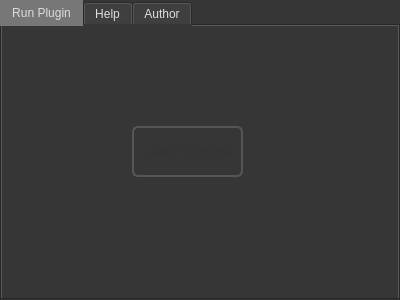
<?xml version="1.0" encoding="UTF-8"?>
<ui version="4.0">
 <class>TabWidget</class>
 <widget class="QTabWidget" name="TabWidget">
  <property name="geometry">
   <rect>
    <x>0</x>
    <y>0</y>
    <width>400</width>
    <height>300</height>
   </rect>
  </property>
  <property name="windowTitle">
   <string>Diaphora BinDiffing Tool</string>
  </property>
  <property name="styleSheet">
   <string notr="true">QWidget { 
	background-color: #363636;
	color: #ddd;
}

QCheckBox {
	background-color: rgba(0, 0, 0, 0);
}

QTextEdit {
	background-color: #2d2d2d;
	border: 1px solid #363636;
}

QMenuBar, QMenuBar::item {
	background-color: #444444;
	color: #ddd;
}

QLineEdit {
	border: 1px solid #474747;
	min-height: 20px;
}

QLineEdit:hover, QLineEdit:focus {
	border: 1px solid #00aaaa;	
}

QTabBar::tab {
	background-color: qlineargradient(x1: 0, y1: 0, x2: 0, y2: 1,
                                      stop: 0 #555555, stop: 1 #444444);
}

QTabBar::tab:selected {
	background-color: #777777;
}

QTreeView::item {
	font-size: 8px;
}

QHeaderView::section {
	background-color: #444;
	border-left: 3px solid #666;

}

QTableView {
	border: 1px solid #474747;
}

QTableView {
	background-color: #2d2d2d;
}

IDAView, hexview_t, CustomIDAMemo {
	font-family: &quot;Consolas&quot;;
	font-size: 9pt;
	border: none;
}

QScrollBar {
	background-color: #363636;
	width: 20px;
	margin: 0 0 0 0;
}

QScrollBar::sub-line, QScrollBar::add-line {
	background: none;
}

/*
QScrollBar:horizontal {
	padding: 0 20px 0 20px;
}

QScrollBar:vertical {
	padding: 20px 0 20px 0;
}

QScrollBar::add-line:vertical {
	image: url(%down-arrow.png%);
    subcontrol-position: bottom;
    subcontrol-origin: margin;
    height: 20px;
}

QScrollBar::sub-line:vertical {
    subcontrol-position: top;
    subcontrol-origin: margin;
    height: 20px;
}

QScrollBar::add-line:horizontal {
    subcontrol-position: right;
    subcontrol-origin: margin;
    width: 20px;
}

QScrollBar::sub-line:horizontal {
    subcontrol-position: left;
    subcontrol-origin: margin;
    width: 20px;
}*/

QScrollBar::add-page, QScrollBar::sub-page {
	background: none;
}

QScrollBar::handle:vertical {
	min-height: 20px;
}

QScrollBar::handle:horizontal {
	min-width: 20px;
}

QScrollBar::handle {
	background-color: #585858;
	margin: 3px;
	border-radius: 7px;
}

QToolBar {
	border: none;
}

QPushButton {
	border: 1px solid #077;
	text-align: center;
	min-height: 20px;
	min-width: 50px;
	
	padding: 0 6px 0 6px;
}

QPushButton:hover {
	border: 1px solid #0aa;
}

QPushButton::text {
	background-color: red;
}

QComboBox {
	border: 1px solid #474747;
}

GraphQObject {
	background-color: red;
	padding: 100px;
}

ChooserContainer {
	border: 1px solid green;
	border-radius: 4px;
}

QPushButton {
color: #333;
border: 2px solid #555;
border-radius: 6px;
padding: 5px;
background: qradialgradient(cx: 0.3, cy: -0.4,
fx: 0.3, fy: -0.4,
radius: 1.35, stop: 0 #fff, stop: 1 #888);
min-width: 80px;
}
 
QPushButton:hover {
background: qradialgradient(cx: 0.3, cy: -0.4,
fx: 0.3, fy: -0.4,
radius: 1.35, stop: 0 #fff, stop: 1 #bbb);
}
 
QPushButton:pressed {
background: qradialgradient(cx: 0.4, cy: -0.1,
fx: 0.4, fy: -0.1,
radius: 1.35, stop: 0 #fff, stop: 1 #ddd);
}
</string>
  </property>
  <property name="currentIndex">
   <number>0</number>
  </property>
  <widget class="QWidget" name="tab">
   <attribute name="title">
    <string>Run Plugin</string>
   </attribute>
   <widget class="QPushButton" name="bt_Launch">
    <property name="geometry">
     <rect>
      <x>130</x>
      <y>100</y>
      <width>111</width>
      <height>51</height>
     </rect>
    </property>
    <property name="toolTip">
     <string>&lt;html&gt;&lt;head/&gt;&lt;body&gt;&lt;p&gt;Launch Diaphora plugin.&lt;/p&gt;&lt;/body&gt;&lt;/html&gt;</string>
    </property>
    <property name="text">
     <string>Launch Diaphora</string>
    </property>
   </widget>
  </widget>
  <widget class="QWidget" name="tab">
   <attribute name="title">
    <string>Help</string>
   </attribute>
   <widget class="QPushButton" name="bt_Inbrow">
    <property name="geometry">
     <rect>
      <x>140</x>
      <y>80</y>
      <width>94</width>
      <height>34</height>
     </rect>
    </property>
    <property name="toolTip">
     <string>&lt;html&gt;&lt;head/&gt;&lt;body&gt;&lt;p&gt;Open in Browser&lt;/p&gt;&lt;/body&gt;&lt;/html&gt;</string>
    </property>
    <property name="styleSheet">
     <string notr="true"/>
    </property>
    <property name="text">
     <string>Doc html</string>
    </property>
   </widget>
   <widget class="QPushButton" name="bt_Inword">
    <property name="geometry">
     <rect>
      <x>140</x>
      <y>120</y>
      <width>94</width>
      <height>34</height>
     </rect>
    </property>
    <property name="toolTip">
     <string>&lt;html&gt;&lt;head/&gt;&lt;body&gt;&lt;p&gt;Open in Word&lt;/p&gt;&lt;/body&gt;&lt;/html&gt;</string>
    </property>
    <property name="styleSheet">
     <string notr="true"/>
    </property>
    <property name="text">
     <string>Doc Word</string>
    </property>
   </widget>
   <widget class="QPushButton" name="bt_Pdf">
    <property name="geometry">
     <rect>
      <x>140</x>
      <y>160</y>
      <width>94</width>
      <height>34</height>
     </rect>
    </property>
    <property name="toolTip">
     <string>&lt;html&gt;&lt;head/&gt;&lt;body&gt;&lt;p&gt;Open in with adobe reader&lt;/p&gt;&lt;/body&gt;&lt;/html&gt;</string>
    </property>
    <property name="text">
     <string>Doc Pdf</string>
    </property>
   </widget>
  </widget>
  <widget class="QWidget" name="tab_2">
   <attribute name="title">
    <string>Author</string>
   </attribute>
   <widget class="QLabel" name="label">
    <property name="geometry">
     <rect>
      <x>20</x>
      <y>10</y>
      <width>81</width>
      <height>51</height>
     </rect>
    </property>
    <property name="text">
     <string/>
    </property>
   </widget>
   <widget class="QPushButton" name="bt_Githubs">
    <property name="geometry">
     <rect>
      <x>140</x>
      <y>32</y>
      <width>111</width>
      <height>41</height>
     </rect>
    </property>
    <property name="text">
     <string>diaphora github</string>
    </property>
   </widget>
   <widget class="QPushButton" name="bt_Intieets">
    <property name="geometry">
     <rect>
      <x>140</x>
      <y>80</y>
      <width>111</width>
      <height>41</height>
     </rect>
    </property>
    <property name="text">
     <string>Twitter</string>
    </property>
   </widget>
   <widget class="QPushButton" name="bt_Inbloogs">
    <property name="geometry">
     <rect>
      <x>140</x>
      <y>130</y>
      <width>111</width>
      <height>41</height>
     </rect>
    </property>
    <property name="text">
     <string>Blog</string>
    </property>
   </widget>
   <widget class="QLabel" name="label_2">
    <property name="geometry">
     <rect>
      <x>10</x>
      <y>30</y>
      <width>111</width>
      <height>41</height>
     </rect>
    </property>
    <property name="text">
     <string>Visit Github</string>
    </property>
   </widget>
   <widget class="QLabel" name="label_3">
    <property name="geometry">
     <rect>
      <x>10</x>
      <y>90</y>
      <width>101</width>
      <height>31</height>
     </rect>
    </property>
    <property name="text">
     <string> Joxean on Twitter</string>
    </property>
   </widget>
   <widget class="QLabel" name="label_4">
    <property name="geometry">
     <rect>
      <x>10</x>
      <y>140</y>
      <width>121</width>
      <height>31</height>
     </rect>
    </property>
    <property name="text">
     <string> Joxean Koret Blog</string>
    </property>
   </widget>
  </widget>
 </widget>
 <resources/>
 <connections/>
</ui>
